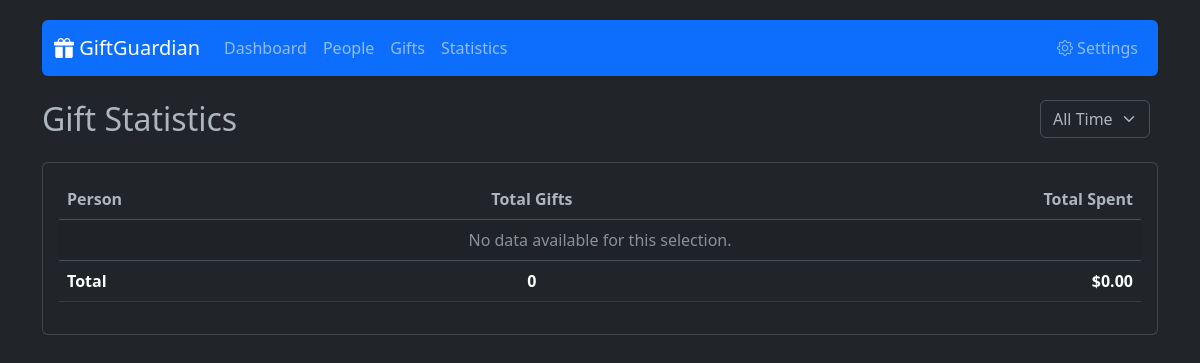
/stats, run on an earlier commit of the app's database.
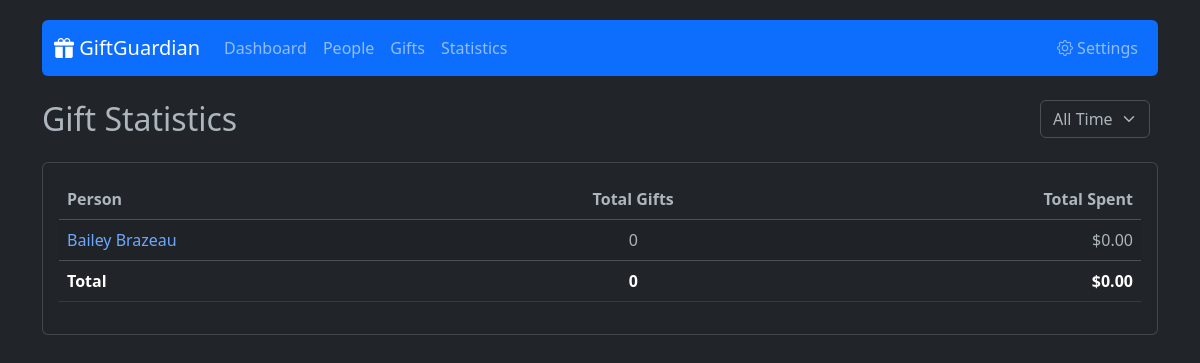
And on a later commit of the database.
### app/models.py (models this page shows)
class Person(db.Model):
    id = db.Column(db.Integer, primary_key=True)
    name = db.Column(db.String(100), nullable=False)
    relation_id = db.Column(db.Integer, db.ForeignKey('relation.id'), nullable=True)
    birthday_month = db.Column(db.Integer, nullable=False)
    birthday_day = db.Column(db.Integer, nullable=False)
    birthday_year = db.Column(db.Integer, nullable=True)
    gifts = db.relationship('Gift', backref='person', lazy=True)
    occasions = db.relationship('PersonOccasion', backref='person', lazy=True, cascade="all, delete-orphan")

### app/routes.py (the view)
@main.route('/stats')
def stats():
    from sqlalchemy import func
    year = request.args.get('year')
    current_year = datetime.date.today().year
    query = db.session.query(
        Person.name,
        Person.id,
        func.count(Gift.id).label('total_gifts'),
        func.coalesce(func.sum(Gift.price), 0.0).label('total_spent')
    ).outerjoin(Gift, Person.id == Gift.person_id)
    if year:
        try:
            year_val = int(year)
            query = query.filter(Gift.year == year_val)
        except ValueError:
            pass
    query = query.group_by(Person.id)
    stats_data = query.all()
    available_years = db.session.query(Gift.year).distinct().filter(Gift.year.isnot(None)).order_by(Gift.year.desc()).all()
    available_years = [y[0] for y in available_years]
    if not available_years and current_year not in available_years:
        available_years.append(current_year)
    return render_template('stats.html', stats=stats_data, available_years=available_years, selected_year=year)

### app/templates/stats.html (shortened to what this page needs)
{% extends 'base.html' %}
{% block content %}
<div class="row mb-3">
    <div class="col-md-6">
        <h2>Gift Statistics</h2>
    </div>
    <div class="col-md-6 text-end">
        <form method="GET" action="{{ url_for('main.stats') }}" class="d-inline-flex">
            <select name="year" class="form-select me-2" onchange="this.form.submit()">
                <option value="">All Time</option>
            </select>
        </form>
    </div>
</div>
<div class="card">
    <div class="card-body">
        <div class="table-responsive">
            <table class="table table-striped table-hover">
                <thead>
                    <tr>
                        <th>Person</th>
                        <th class="text-center">Total Gifts</th>
                        <th class="text-end">Total Spent</th>
                    </tr>
                </thead>
                <tbody>
                    {% for row in stats %}
                    <tr>
                        <td>
                            <a href="{{ url_for('main.person_profile', id=row.id) }}" class="text-decoration-none">
                                {{ row.name }}
                            </a>
                        </td>
                        <td class="text-center">{{ row.total_gifts }}</td>
                        <td class="text-end">${{ "%.2f"|format(row.total_spent if row.total_spent else 0) }}</td>
                    </tr>
                    {% else %}
                    <tr>
                        <td colspan="3" class="text-center text-muted">No data available for this selection.</td>
                    </tr>
                    {% endfor %}
                </tbody>
                <tfoot>
                    <tr class="table-dark">
                        <td><strong>Total</strong></td>
                        <td class="text-center"><strong>{{ stats|sum(attribute='total_gifts') }}</strong></td>
                        <td class="text-end"><strong>${{ "%.2f"|format(stats|sum(attribute='total_spent') if stats else 0) }}</strong></td>
                    </tr>
                </tfoot>
            </table>
        </div>
    </div>
</div>
{% endblock %}

What changed in the data, as far as the page shows it:
added Person: name "Bailey Brazeau", total_gifts "0", total_spent "0.00"
Also different on the page:
text no longer shown: "No data available for this selection."
